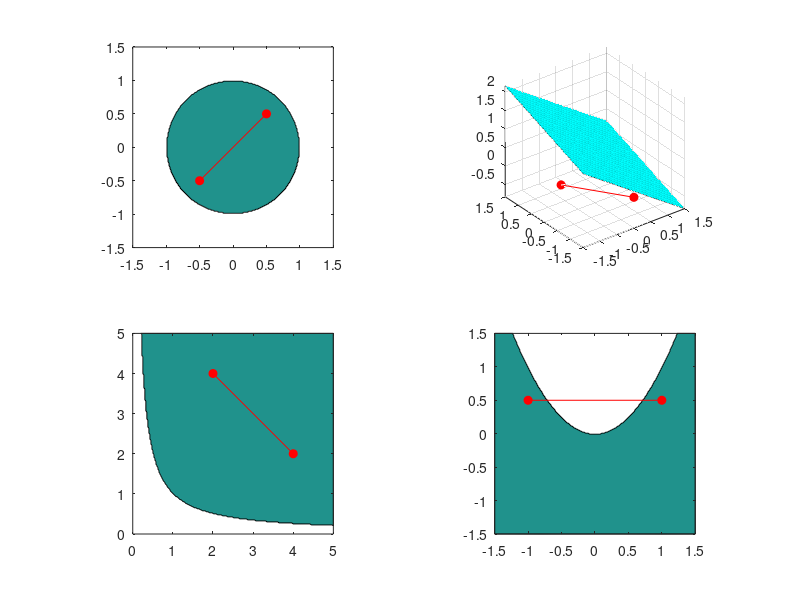

The MATLAB script that drew this image:
clc; clear;

subplot(2,2,1)
[X, Y] = meshgrid(linspace(-1.5, 1.5, 200));
contourf(X, Y, double(X.^2 + Y.^2 <=1), [1 1], "FaceColor", 'c')
hold on;
plot([-0.5 0.5], [-0.5 0.5], 'r-o', "MarkerFaceColor", "r")
axis equal

subplot(2,2,2)
[X, Y] = meshgrid(linspace(-1.5, 1.5, 200));
surf(X, Y, (2 - 2*X + Y) / 3, "FaceColor" ,'c')
hold on;
plot([-1 0], [0 -1.5], 'r-o', "MarkerFaceColor", "r")
axis equal

subplot(2,2,3)
[X, Y] = meshgrid(linspace(0, 5, 200));
contourf(X, Y, double(X.*Y >=1), [1 1], "FaceColor", 'c')
hold on;
plot([2 4], [4 2], 'r-o', "MarkerFaceColor", "r")
axis equal

subplot(2,2,4)
[X, Y] = meshgrid(linspace(-1.5, 1.5, 200));
contourf(X, Y, double(Y<= X.^2), [1 1], "FaceColor", 'c')
hold on;
plot([-1 1], [0.5 0.5], 'r-o', "MarkerFaceColor", "r")
axis equal
